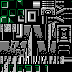

A 2D game scene composited from a Tiled map and its tileset images. What follows is a short description and the map's XML, with every tile layer's data as written:
An orthogonal 9x9 tile map with 8x8 px tiles, 1 tile layer (Capa de patrones 1), 2 tilesets.

<map version="1.10" tiledversion="1.11.2" orientation="orthogonal" renderorder="right-down" width="9" height="9" tilewidth="8" tileheight="8" infinite="0" nextlayerid="2" nextobjectid="1">
 <tileset firstgid="1" source="NES - Metal Gear - Maps - Building 1 (Floor II).tsx" />
 <tileset firstgid="15617" source="NES - Metal Gear - Maps - Building 1 (Floor I).tsx" />
 <layer id="1" name="Capa de patrones 1" width="9" height="9">
  <data encoding="csv">
18070,27510,27001,19862,11493,11621,11622,7314,24810,
19091,22387,17021,21849,21856,11750,11751,7442,7570,
18339,26491,27745,22233,22240,23552,7315,7443,7698,
22879,23007,26976,22367,21762,22890,23927,7313,7316,
21761,22274,27744,22495,21890,23018,24055,7441,7444,
15728,15983,15993,22623,22018,23146,24183,7569,7572,
15856,15855,25191,22751,22146,23274,24311,7697,7700,
17215,17343,17471,17599,17727,17855,17983,18111,27733,
3991,3863,3735,24426,24554,24682,0,0,0
</data>
 </layer>
</map>
